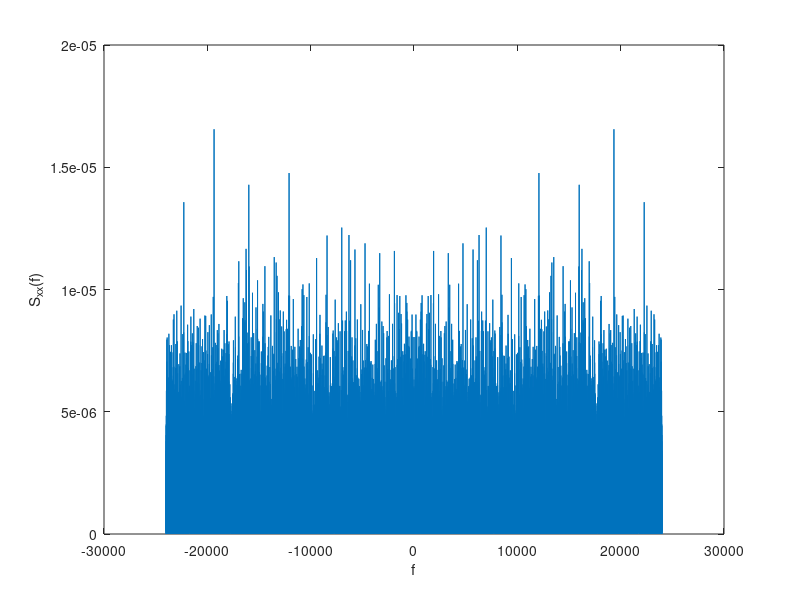

MATLAB code for this plot: (Note: this script raises an error after producing the figure.)
% SNRcalculations.m: using linear filters to improve SNR

time=3;                   % time
Ts=1/48000;               % sampling interval: WRONG
t = 0:Ts:time;
%----------------------------------
freqs=[0 0.1 0.125 0.1667 0.19167 1];    % filter design, bandlimited
amps=[0 0 1 1 0 0];
%----------------------------------
b=firpm(100,freqs,amps);          % BP filter
n=0.25*randn(1,length(t));          % generate white noise signal
%**********************************


% Calculate the PSD of n. Insert code.
N=length(n);
f=(ceil(-N/2):ceil(N/2)-1)/(Ts*N);       % frequency vector
fn=fft(n);                            % do DFT/FFT
fns=fftshift(fn);
psd_n = (Ts/N)*(abs(fns).^2);

% Plot it and check with the noise variance
plot(f, psd_n)
xlabel('f')
ylabel('S_x_x(f)')
% Dado que el ruido (n) es un proceso estacionario, se puede estudiar su
% ergodicidad. En este caso,
% coincide el promedio
% temporal de la señal ^2 (o, equivalentemente, potencia) con la Esperanza
% de la Variable aleatoria ^2 (como el promedio es 0, coincide por
% definición con la varianza)
% Varianza del proceso:
var(n)
% Potencia del proceso, obtenida como una aproximación a la integral de la
% PSD:
sum(psd_n)*1/(Ts*N)

% As a starting point use the code for plotting
% spectra you'll find belowcd Des   cd

%**********************************
x=filter(b,1,2*randn(1,time/Ts)); % do the filtering
y=filter(b,1,x+n);                % (a) filter the signal+noise
yx=filter(b,1,x);                 % or (b) filter signal 
yn=filter(b,1,n);                 % ...and noise separately
z=yx+yn;                          % add them
diffzy=max(abs(z-y))              % and make sure y = z
%**********************************


% Obtain the theoretical values of SNR
% and check them with the estimates provided
% by the two following lines of code
 
%**********************************
snrinp=pow(x)/pow(n)              % SNR at input
snrout=pow(yx)/pow(yn)            % SNR at output

%**********************************

% Repeat for a 2 kHz sinusoid with the same power than the noise

%**********************************


% How to plot spectra
%N=length(x);                         % length of the signal x
%t=Ts*(1:N);                          % define time vector
%ssf=(-N/2:N/2-1)/(Ts*N);             % frequency vector

% fx=fftshift(fft(x(1:N)+n(1:N)));
% figure(5), subplot(2,1,1), plot(ssf,abs(fx))
% xlabel('magnitude spectrum of signal + noise')
% 
% fy=fftshift(fft(y(1:N)));
% subplot(2,1,2), plot(ssf,abs(fy))
% xlabel('magnitude spectrum after filtering')
